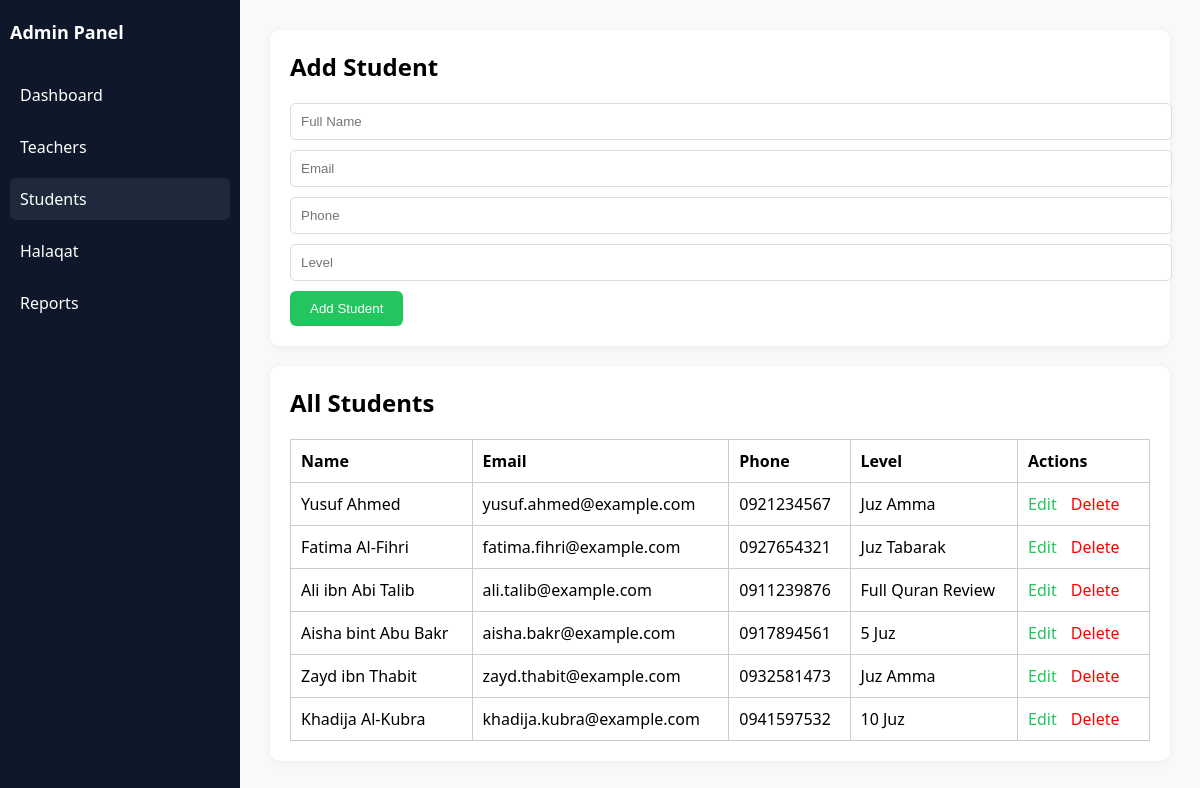
Page /Admin-dashboard/students.php on the committed database.
### tables this page shows
CREATE TABLE `students` (
  `id` int(11) NOT NULL,
  `full_name` varchar(100) NOT NULL,
  `email` varchar(100) DEFAULT NULL,
  `phone` varchar(20) DEFAULT NULL,
  `halaqa_id` int(11) DEFAULT NULL,
  `attendance_status` enum('present','absent') DEFAULT 'present',
  `created_at` timestamp NOT NULL DEFAULT current_timestamp(),
  `level` varchar(100) DEFAULT NULL,
  `progress` int(11) DEFAULT 0
);

### Admin-dashboard/students.php (the view, shortened to what this page needs)
<?php
include 'db.php';
$students = mysqli_query($conn, "SELECT * FROM students");
$editMode = false;
$editData = null;
?>
<!DOCTYPE html>
<html lang="en">
<head>
</head>
<body>
<div class="sidebar">
    <h2>Admin Panel</h2>
    <a href="dashboard.php">Dashboard</a>
    <a href="teachers.php">Teachers</a>
    <a class="active" href="students.php">Students</a>
    <a href="halaqat.php">Halaqat</a>
    <a href="reports.php">Reports</a>
</div>
<div class="main">
    <div class="card">
        <h2><?php echo $editMode ? 'Edit' : 'Add'; ?> Student</h2>
        <form method="POST">
            <input type="text" name="full_name" placeholder="Full Name" required value="<?php echo $editMode ? $editData['full_name'] : ''; ?>">
            <input type="email" name="email" placeholder="Email" required value="<?php echo $editMode ? $editData['email'] : ''; ?>">
            <input type="text" name="phone" placeholder="Phone" required value="<?php echo $editMode ? $editData['phone'] : ''; ?>">
            <input type="text" name="level" placeholder="Level" required value="<?php echo $editMode ? $editData['level'] : ''; ?>">
            <button type="submit"><?php echo $editMode ? 'Update' : 'Add'; ?> Student</button>
        </form>
    </div>
    <div class="card">
        <h2>All Students</h2>
        <table>
            <tr>
                <th>Name</th>
                <th>Email</th>
                <th>Phone</th>
                <th>Level</th>
                <th>Actions</th>
            </tr>
            <?php while ($row = mysqli_fetch_assoc($students)): ?>
                <tr>
                    <td><?php echo htmlspecialchars($row['full_name']); ?></td>
                    <td><?php echo htmlspecialchars($row['email']); ?></td>
                    <td><?php echo htmlspecialchars($row['phone']); ?></td>
                    <td><?php echo htmlspecialchars($row['level']); ?></td>
                    <td>
                        <a class="edit" href="?edit=<?php echo $row['id']; ?>">Edit</a>
                        <a class="delete" href="?delete=<?php echo $row['id']; ?>" onclick="return confirm('Delete this student?');">Delete</a>
                    </td>
                </tr>
            <?php endwhile; ?>
        </table>
    </div>
</div>
</body>
</html>

### Admin-dashboard/students.php (style rules this page uses)
body { font-family: 'Segoe UI', sans-serif; margin: 0; background: #f9f9f9; }
.sidebar { background: #0f172a; color: white; width: 220px; height: 100vh; position: fixed; padding: 20px 10px; }
.sidebar h2 { font-size: 18px; margin-bottom: 30px; }
.sidebar a { display: block; padding: 10px; color: white; text-decoration: none; border-radius: 6px; margin-bottom: 10px; }
.sidebar a.active, .sidebar a:hover { background-color: #1e293b; }
.main { margin-left: 240px; padding: 30px; }
.card { background: white; border-radius: 10px; padding: 20px; margin-bottom: 20px; box-shadow: 0 2px 8px rgba(0,0,0,0.05); }
h2 { margin-top: 0; }
form input { width: 100%; padding: 10px; margin-bottom: 10px; border-radius: 5px; border: 1px solid #ddd; }
button { background-color: #22c55e; color: white; border: none; padding: 10px 20px; border-radius: 6px; cursor: pointer; }
table { width: 100%; border-collapse: collapse; margin-top: 20px; }
table, th, td { border: 1px solid #ccc; }
th, td { padding: 10px; text-align: left; }
a.edit, a.delete { margin-right: 10px; color: #22c55e; text-decoration: none; }
a.delete { color: red; }

### rows in the picture
students: full_name "Yusuf Ahmed", email "yusuf.ahmed@example.com", phone "0921234567", level "Juz Amma"
students: full_name "Fatima Al-Fihri", email "fatima.fihri@example.com", phone "0927654321", level "Juz Tabarak"
students: full_name "Ali ibn Abi Talib", email "ali.talib@example.com", phone "0911239876", level "Full Quran Review"
students: full_name "Aisha bint Abu Bakr", email "aisha.bakr@example.com", phone "0917894561", level "5 Juz"
students: full_name "Zayd ibn Thabit", email "zayd.thabit@example.com", phone "0932581473", level "Juz Amma"
students: full_name "Khadija Al-Kubra", email "khadija.kubra@example.com", phone "0941597532", level "10 Juz"
